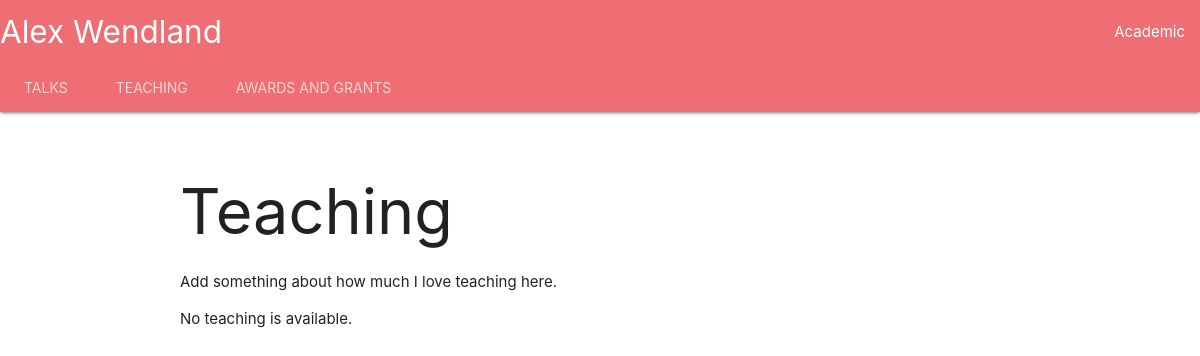
Page /academic/teaching/ on the earlier database version.
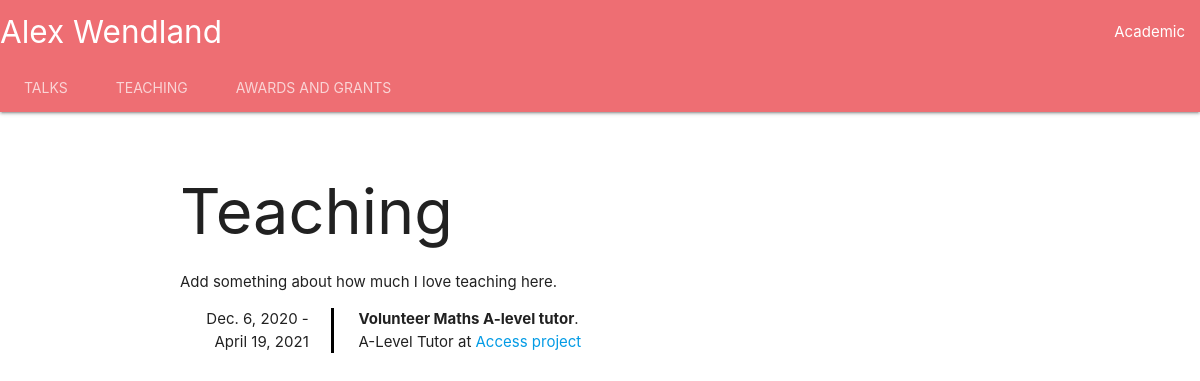
Same page on the later database version.
### academic/models.py (models this page shows, shortened)
class Teaching(models.Model):
    class LevelChoices(models.TextChoices):
        GCSE = 'GC', 'GCSE'
        ALevel = 'AL', 'A-Level'
        Undergrad_year_1 = 'U1', 'Undergraduate Year 1'
        Undergrad_year_2 = 'U2', 'Undergraduate Year 2'
        Undergrad_year_3 = 'U3', 'Undergraduate Year 3'
        Masters = 'MA', 'Masters'
    level = models.CharField(
        max_length=2,
        choices = LevelChoices.choices,
        default = LevelChoices.Undergrad_year_1
    )
    class TypeChoices(models.TextChoices):
        Tutor = 'TU', 'Tutor'
        Supervisor = 'SU', 'Supervisor'
        ClassTeacher = 'CT', 'Class Teacher'
        Lecturer = 'LE', 'Lecturer'
    type = models.CharField(
        max_length=2,
        choices = TypeChoices.choices,
        default = TypeChoices.ClassTeacher
    )
    title = models.CharField('Title', max_length=200)
    organisation_name = models.CharField('Organisation', max_length=200)
    organisation_URL = models.URLField('Organisation URL')
    start_date = models.DateField('Start Date')
    end_date = models.DateField('End date')
    description = models.TextField('Description')

### academic/views.py (the view)
# urls.py: path('teaching/', views.TeachingView.as_view(), name='teaching'),
class TeachingView(generic.ListView):
    template_name = "teaching.html"
    context_object_name = 'teaching'
    def get_queryset(self):
        return Teaching.objects.order_by('-start_date')

### academic/templates/teaching.html (shortened to what this page needs)
{% extends "base_academic.html" %}
{% block page_content %}
<h1>Teaching</h1>
<p>Add something about how much I love teaching here.</p>
{% if teaching %}
	{% for course in teaching %}
		<div class="row">
			<div class="col s2"><div class="right">{{ course.start_date }} - <br> {{ course.end_date }}</div></div>
			<div class="col s10"><div class="vl"><div class="v2">  <b>{{ course.title }}</b>.<br>
			 {{ course.get_level_display }} {{ course.get_type_display }} at <a href={{ course.organisation_URL }}> {{ course.organisation_name }}</a></div></div></div>
		</div>
    {% endfor %}
{% else %}
    <p>No teaching is available.</p>
{% endif %}
{% endblock %}

Differences in the rows shown:
added Teaching: start_date "Dec. 6, 2020", end_date "April 19, 2021", title "Volunteer Maths A-level tutor", level "A-Level", type "Tutor", organisation_name "Access project"
Other differences:
text no longer shown: "No teaching is available."
